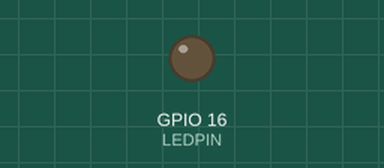
Bench run of a sketch on a simulated ESP8266 (NodeMCU). Parts: output pins drawn as LEDs (lit = HIGH). WiFi joins after 1.5 s; servers stay silent unless stated; the ROS host is connected and sends only what is stated; what the sketch prints to the serial monitor is not drawn.

Above: at 0.1 s.
At 1.6 s:
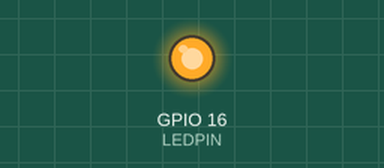
Timing chart, 0 to 3.1 s (numbered marks = the images above):
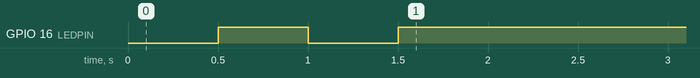

The sketch:

Wifi8622_test.ino
```cpp
#include <ros.h>
#include <std_msgs/String.h>
#include <ESP8266WiFi.h>

#define LEDPIN 16

// Wifi
const char SSID[] = "JSK300";
const char PASSWORD[] = "89sk389sk3";
IPAddress server(192, 168, 97, 106);
const uint16_t serverPort = 11412;
WiFiClient client;

class WiFiHardware
{
public:
    WiFiHardware(){};

    void init()
    {
        client.connect(server, serverPort);
    }

    int read()
    {
        return client.read();
    }

    void write(uint8_t *data, int length)
    {
        for (int i = 0; i < length; i++)
        {
            client.write(data[i]);
        }
    }

    unsigned long time()
    {
        return millis();
    }
};

// ROS
ros::NodeHandle_<WiFiHardware> nh;
std_msgs::String str_msg;
ros::Publisher chatter("right_arm/ultrasonic_sensor", &str_msg);

char hello[13] = "hello world!";

void setup()
{
    pinMode(LEDPIN, OUTPUT);
    digitalWrite(LEDPIN, LOW);

    // WiFi
    Serial.begin(115200);
    WiFi.begin(SSID, PASSWORD);
    while (WiFi.status() != WL_CONNECTED)
    {
        Serial.print(".");
        digitalWrite(LEDPIN, LOW);
        delay(500);
        digitalWrite(LEDPIN, HIGH);
        delay(500);
    }
    Serial.println("WiFi Connected!!");
    digitalWrite(LEDPIN, HIGH);

    // ROS
    nh.initNode();
    nh.advertise(chatter);
    delay(2000);
}

void loop()
{
    if (WiFi.status() != WL_CONNECTED)
    {
        digitalWrite(LEDPIN, LOW);
        Serial.println("Not Connected");
        delay(1000);
        return;
    }

    digitalWrite(LEDPIN, HIGH);
    str_msg.data = hello;
    chatter.publish(&str_msg);
    Serial.println("Published");
    nh.spinOnce();
    delay(1000);
}
```
